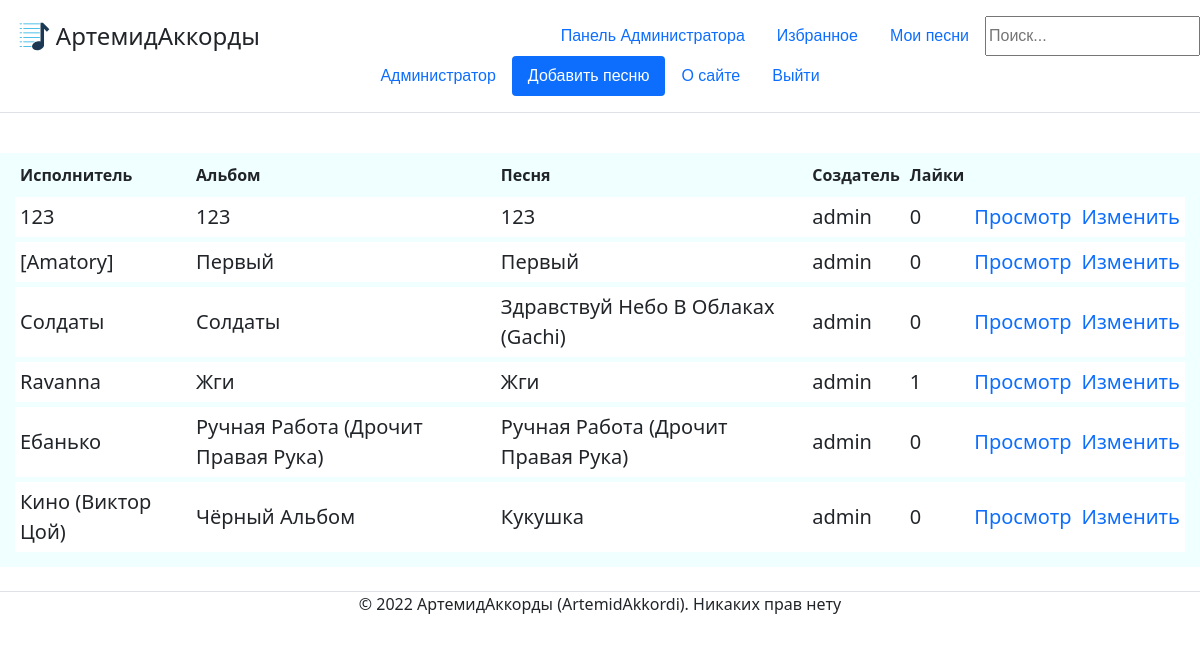
Before: /my/1/ (signed in) with the older database file.
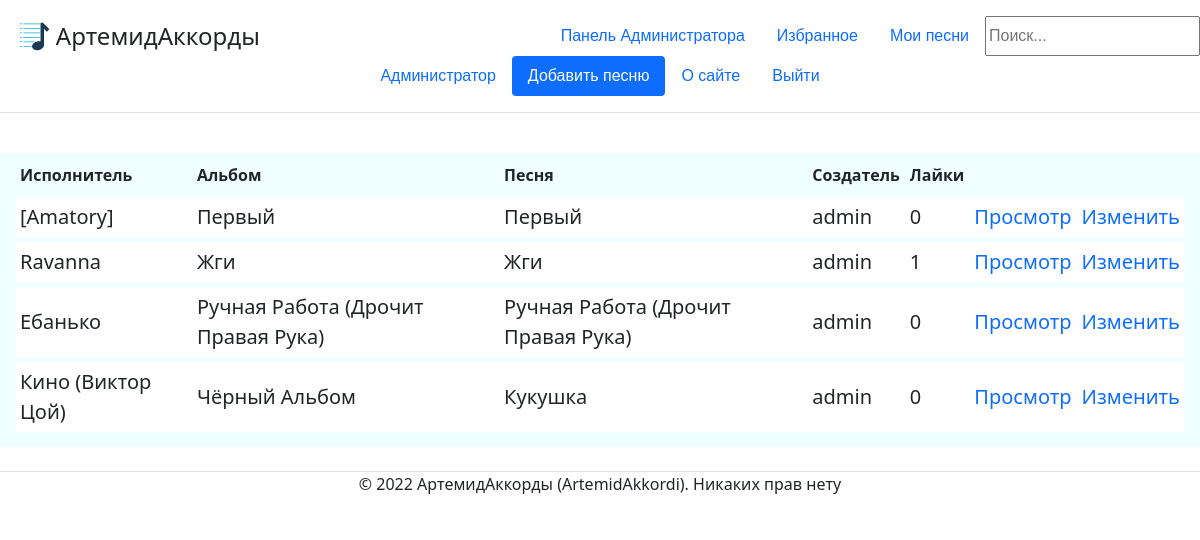
After: the same page with the newer database file.
### mainapp/models.py (models this page shows, shortened)
class ContentWithChords(models.Model):
    song = models.ForeignKey('Song', on_delete=models.CASCADE, help_text="Выберите песню", verbose_name='Песня', null=False)
    creator = models.ForeignKey(User, on_delete=models.CASCADE, verbose_name='Создатель', null=False)
    content = models.TextField(help_text='Введите содержание (текст песни с расставленными аккордами', verbose_name='Содержание', null=False)
    chords = models.ManyToManyField('Chord', help_text='Выберите какие аккорды есть в вашем содержании (например Am, C, F).', verbose_name='Аккорды')
    likes = models.IntegerField(default=0, help_text="Введите кол-во лайков", verbose_name="Лайки")
    objects = models.Manager()
    """def get_absolute_url(self):
        return reverse('content', args[str(self.id)])"""

class Song(models.Model):
    title = models.CharField(max_length=250, help_text='Введите название песни', verbose_name="Название песни", null=False)
    album = models.ForeignKey('Album', on_delete=models.CASCADE, help_text='Выберите альбом', verbose_name='Альбом', null=False)
    objects = models.Manager()
    def __str__(self):
        return self.title

class Album(models.Model):
    title = models.CharField(max_length=250, help_text='Введите название альбома', verbose_name="Название альбома", null=False)
    singer = models.ForeignKey('Singer', on_delete=models.CASCADE, help_text='Выберите исполнителя', verbose_name='Исполнитель', null=False)
    objects = models.Manager()
    def __str__(self):
        return self.title

class Singer(models.Model):
    name = models.CharField(max_length=250, help_text='Введите название исполнителя', verbose_name='Исполнитель', null=False)
    objects = models.Manager() #служебное поле для доступа к объектам в базе данных
    def __str__(self):
        return self.name

### mainapp/views.py (the view)
# urls.py: path('my/<int:id>/', views.my_songs, name='my_songs'),
def my_songs(request, id):
    if request.user.is_authenticated:
        user = User.objects.get(id=id)
        if user == request.user or User.objects.filter(pk=request.user.id, groups__name='Admin').exists():
            user_songs = ContentWithChords.objects.filter(creator=user).order_by('-id')
            flag_moder = check_moder(request)
            return render(request, 'mainapp/index.html', {'user_songs': user_songs, 'moder':flag_moder})
        else:
            return HttpResponseRedirect("/")
    else:
        return HttpResponseRedirect("/")

### mainapp/views.py (called while the page is built)
def check_moder(request):
    flag_moder = False
    if User.objects.filter(pk=request.user.id, groups__name='Moderator').exists() or User.objects.filter(pk=request.user.id, groups__name='Admin').exists():
        flag_moder = True
    return flag_moder

### templates/mainapp/index.html (shortened to what this page needs)
{% extends 'mainapp/base.html' %}
{% block site_content %}
{% load static %}
<link href= '{% static "css/index.css" %}' rel="stylesheet" >
        {% if user_songs != null %}
<div class="main_table">
    <table>
            <tr><th>Исполнитель</th><th>Альбом</th><th>Песня</th><th>Создатель</th><th>Лайки</th><th></th><th></th></tr>
            {% for user_song in user_songs %}
            <tr>
                <td>{{ user_song.song.album.singer }}</td>
                <td>{{ user_song.song.album }}</td>
                <td>{{ user_song.song }}</td>
                <td>{{ user_song.creator }}</td>
                <td>{{ user_song.likes }}</td>
                <td><a href="/content/{{user_song.id}}">Просмотр</a></td>
                <td><a href="/change/{{user_song.id}}">Изменить</a></td>
            </tr>
            {% endfor %}
        {% endif %}
    </table>
</div>
{% endblock %}

### templates/mainapp/base.html (shortened to what this page needs)
<!DOCTYPE html>
<html lang="en" xmlns="http://www.w3.org/1999/html">
{% load static %}
<head>
    <link href= '{% static "css/base.css" %}' rel="stylesheet" type="text/css">
    <link rel="stylesheet" href="https://cdn.jsdelivr.net/npm/bootstrap@5.1.3/dist/css/bootstrap.min.css">
    <header class="d-flex flex-wrap justify-content-center py-3 mb-4 border-bottom">
      <a href="/" class="d-flex align-items-center mb-3 mb-md-0 me-md-auto text-dark text-decoration-none">
        <img style="width: 35px; height: 35px" src="{% static 'image/logo.svg' %}">
        <span class="fs-4">АртемидАккорды</span>
      </a>
        <form action="{% url 'search' %}" method="get">
            {% if user.is_authenticated %}
            <ul class="nav nav-pills">
                {% if moder == True %}
                <li class="nav-item"><a href="/admin" class="nav-link">Панель Администратора</a></li>
                {% endif %}
                <li class="nav-item"><a href="/my_favourites/{{user.id}}" class="nav-link">Избранное</a></li>
                <li class="nav-item"><a href="/my/{{user.id}}" class="nav-link">Мои песни</a></li>
                <input name="search_str" type="search" placeholder="Поиск...">
            </ul>
            {% else %}
                <input name="search_str" type="text" placeholder="Поиск...">
            {% endif %}
        </form>
      <ul class="nav nav-pills">
          {% if user.is_authenticated %}
            {% if user.first_name %}
                <li class="nav-item"><a href="/profile/{{user.id}}" class="nav-link">{{user.first_name}}</a></li>
            {% else %}
                <li class="nav-item"><a href="/profile/{{user.id}}" class="nav-link">{{user.username}}</a></li>
            {% endif %}
            <li class="nav-item"><a href="/create" class="nav-link active" aria-current="page">Добавить песню</a></li>
            <li class="nav-item"><a href="/about" class="nav-link">О сайте</a></li>
            <li class="nav-item"><a href="/logout" class="nav-link">Выйти</a></li>
          {% else %}
            <li class="nav-item"><a href="/about" class="nav-link">О сайте</a></li>
            <li class="nav-item"><a href="/login" class="nav-link active" aria-current="page">Войти</a></li>
            <li class="nav-item"><a href="/register" class="nav-link">Регистрация</a></li>
          {% endif %}
      </ul>
    </header>
</head>
<body>
    {% block site_content %}{% endblock %}
</body>
<footer>
    <div class="d-flex justify-content-center my-4 border-top">
      <p>© 2022 АртемидАккорды (ArtemidAkkordi). Никаких прав нету</p>
    </div>
</footer>
</html>

### static/css/base.css (style rules this page uses)
ul { font-size: 16px; font-family: Arial, Helvetica, sans-serif; }

### static/css/index.css (style rules this page uses)
.main_table table { width: 100%; border: 15px solid #F0FFFF; border-top: 5px solid #F0FFFF; border-collapse: collapse; }
.main_table th { font-weight: bold; padding: 5px; background: #F0FFFF; border: none; border-bottom: 5px solid #F0FFFF; }
.main_table td { padding: 5px; border: none; font-size: 20px; border-bottom: 5px solid #F0FFFF; }
a { text-decoration: none; }

### templates/mainapp/base.html (style rules this page uses)
input { length: 100px; }

Changed rows visible on the page:
removed ContentWithChords: song.album.singer "123", song.album "123", song "123", creator "admin", likes "0"
removed ContentWithChords: song.album.singer "Солдаты", song.album "Солдаты", song "Здравствуй Небо В Облаках (Gachi)", creator "admin", likes "0"
